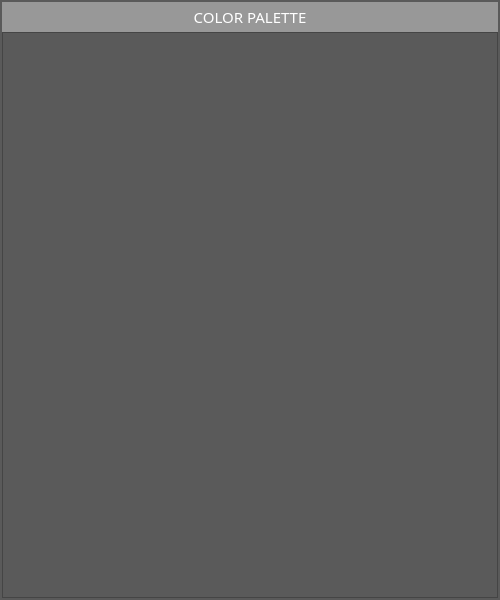
<?xml version="1.0" encoding="UTF-8"?>
<ui version="4.0">
 <class>colorPalette</class>
 <widget class="QWidget" name="colorPalette">
  <property name="geometry">
   <rect>
    <x>0</x>
    <y>0</y>
    <width>500</width>
    <height>600</height>
   </rect>
  </property>
  <property name="windowTitle">
   <string>Form</string>
  </property>
  <property name="styleSheet">
   <string notr="true">background-color: rgb(90, 90, 90);</string>
  </property>
  <layout class="QGridLayout" name="gridLayout">
   <property name="leftMargin">
    <number>2</number>
   </property>
   <property name="topMargin">
    <number>2</number>
   </property>
   <property name="rightMargin">
    <number>2</number>
   </property>
   <property name="bottomMargin">
    <number>2</number>
   </property>
   <property name="spacing">
    <number>0</number>
   </property>
   <item row="0" column="0">
    <layout class="QVBoxLayout" name="verticalLayout">
     <property name="spacing">
      <number>0</number>
     </property>
     <item>
      <widget class="QLabel" name="label">
       <property name="minimumSize">
        <size>
         <width>0</width>
         <height>30</height>
        </size>
       </property>
       <property name="maximumSize">
        <size>
         <width>16777215</width>
         <height>30</height>
        </size>
       </property>
       <property name="font">
        <font>
         <family>Adobe Clean</family>
         <pointsize>11</pointsize>
        </font>
       </property>
       <property name="styleSheet">
        <string notr="true">
background-color: rgb(152, 152, 152);
color: rgb(255, 255, 255);</string>
       </property>
       <property name="text">
        <string>COLOR PALETTE</string>
       </property>
       <property name="alignment">
        <set>Qt::AlignCenter</set>
       </property>
      </widget>
     </item>
     <item>
      <widget class="QTableWidget" name="tableWidget">
       <attribute name="horizontalHeaderStretchLastSection">
        <bool>true</bool>
       </attribute>
      </widget>
     </item>
    </layout>
   </item>
  </layout>
 </widget>
 <resources/>
 <connections/>
</ui>
